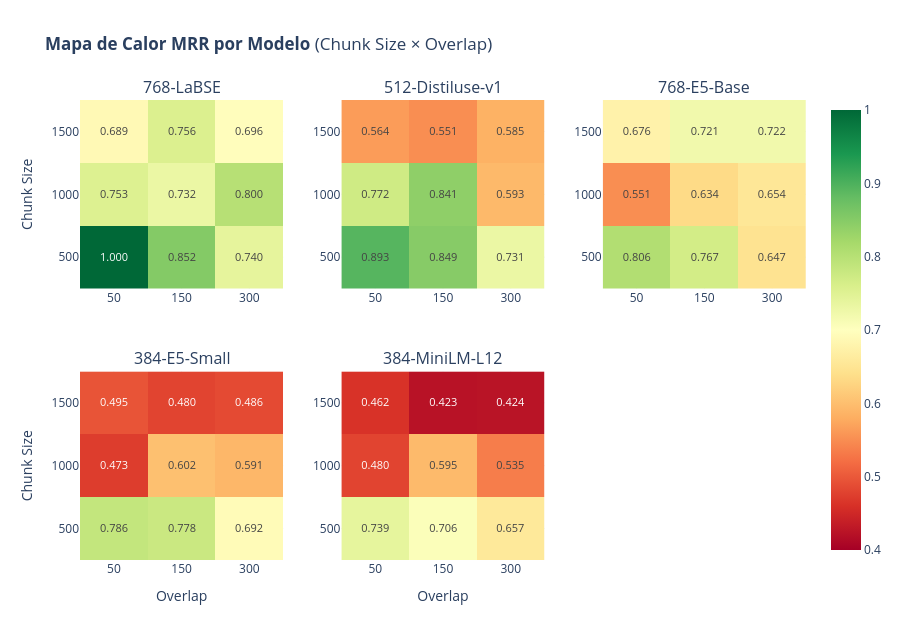

Here is the notebook cell this chart was saved with:
### Code cell
# ── Gráfico 8: Heatmaps individuales por modelo ────────────────────────────
from plotly.subplots import make_subplots

fig = make_subplots(
    rows=2, cols=3,
    subplot_titles=[m.replace('Mul-', '') for m in ORDER] + [''],
    vertical_spacing=0.18,
    horizontal_spacing=0.08
)

for idx, modelo in enumerate(ORDER):
    r = idx // 3 + 1
    c = idx % 3 + 1
    sub = df_c[df_c['Modelo'] == modelo]
    piv = sub.pivot_table(values='MRR', index='Chunk Size', columns='Overlap', aggfunc='mean')
    
    heatmap = go.Heatmap(
        z=piv.values,
        x=[str(v) for v in piv.columns],
        y=[str(v) for v in piv.index],
        colorscale='RdYlGn',
        zmin=0.4, zmax=1.0,
        showscale=(idx == 4),
        text=[[f'{v:.3f}' for v in row] for row in piv.values],
        texttemplate='%{text}',
        textfont=dict(size=11),
    )
    fig.add_trace(heatmap, row=r, col=c)
    fig.update_xaxes(title_text='Overlap' if r == 2 else '', row=r, col=c)
    fig.update_yaxes(title_text='Chunk Size' if c == 1 else '', row=r, col=c)

fig.update_layout(
    title='<b>Mapa de Calor MRR por Modelo</b> (Chunk Size × Overlap)',
    height=640
)
fig.show()

### Figure 1 — Plotly figure (JSON) as saved in the notebook; plotly's stock layout.template omitted (floating-point values rounded to 4 significant figures)
{"data": [{"colorscale": [[0, "rgb(165,0,38)"], [0.1, "rgb(215,48,39)"], [0.2, "rgb(244,109,67)"], [0.3, "rgb(253,174,97)"], [0.4, "rgb(254,224,139)"], [0.5, "rgb(255,255,191)"], [0.6, "rgb(217,239,139)"], [0.7, "rgb(166,217,106)"], [0.8, "rgb(102,189,99)"], [0.9, "rgb(26,152,80)"], [1, "rgb(0,104,55)"]], "showscale": false, "text": [["1.000", "0.852", "0.740"], ["0.753", "0.732", "0.800"], ["0.689", "0.756", "0.696"]], "textfont": {"size": 11}, "texttemplate": "%{text}", "type": "heatmap", "x": ["50", "150", "300"], "xaxis": "x", "y": ["500", "1000", "1500"], "yaxis": "y", "z": [[1.0, 0.8519, 0.74], [0.7533, 0.7315, 0.8], [0.6889, 0.7556, 0.6961]], "zmax": 1, "zmin": 0.4}, {"colorscale": [[0, "rgb(165,0,38)"], [0.1, "rgb(215,48,39)"], [0.2, "rgb(244,109,67)"], [0.3, "rgb(253,174,97)"], [0.4, "rgb(254,224,139)"], [0.5, "rgb(255,255,191)"], [0.6, "rgb(217,239,139)"], [0.7, "rgb(166,217,106)"], [0.8, "rgb(102,189,99)"], [0.9, "rgb(26,152,80)"], [1, "rgb(0,104,55)"]], "showscale": false, "text": [["0.893", "0.849", "0.731"], ["0.772", "0.841", "0.593"], ["0.564", "0.551", "0.585"]], "textfont": {"size": 11}, "texttemplate": "%{text}", "type": "heatmap", "x": ["50", "150", "300"], "xaxis": "x2", "y": ["500", "1000", "1500"], "yaxis": "y2", "z": [[0.8929, 0.8492, 0.731], [0.772, 0.8413, 0.5933], [0.5638, 0.5509, 0.5845]], "zmax": 1, "zmin": 0.4}, {"colorscale": [[0, "rgb(165,0,38)"], [0.1, "rgb(215,48,39)"], [0.2, "rgb(244,109,67)"], [0.3, "rgb(253,174,97)"], [0.4, "rgb(254,224,139)"], [0.5, "rgb(255,255,191)"], [0.6, "rgb(217,239,139)"], [0.7, "rgb(166,217,106)"], [0.8, "rgb(102,189,99)"], [0.9, "rgb(26,152,80)"], [1, "rgb(0,104,55)"]], "showscale": false, "text": [["0.806", "0.767", "0.647"], ["0.551", "0.634", "0.654"], ["0.676", "0.721", "0.722"]], "textfont": {"size": 11}, "texttemplate": "%{text}", "type": "heatmap", "x": ["50", "150", "300"], "xaxis": "x3", "y": ["500", "1000", "1500"], "yaxis": "y3", "z": [[0.8061, 0.7667, 0.6467], [0.5507, 0.6343, 0.6543], [0.6756, 0.7214, 0.7217]], "zmax": 1, "zmin": 0.4}, {"colorscale": [[0, "rgb(165,0,38)"], [0.1, "rgb(215,48,39)"], [0.2, "rgb(244,109,67)"], [0.3, "rgb(253,174,97)"], [0.4, "rgb(254,224,139)"], [0.5, "rgb(255,255,191)"], [0.6, "rgb(217,239,139)"], [0.7, "rgb(166,217,106)"], [0.8, "rgb(102,189,99)"], [0.9, "rgb(26,152,80)"], [1, "rgb(0,104,55)"]], "showscale": false, "text": [["0.786", "0.778", "0.692"], ["0.473", "0.602", "0.591"], ["0.495", "0.480", "0.486"]], "textfont": {"size": 11}, "texttemplate": "%{text}", "type": "heatmap", "x": ["50", "150", "300"], "xaxis": "x4", "y": ["500", "1000", "1500"], "yaxis": "y4", "z": [[0.7857, 0.7778, 0.6917], [0.473, 0.6019, 0.5914], [0.495, 0.4798, 0.4859]], "zmax": 1, "zmin": 0.4}, {"colorscale": [[0, "rgb(165,0,38)"], [0.1, "rgb(215,48,39)"], [0.2, "rgb(244,109,67)"], [0.3, "rgb(253,174,97)"], [0.4, "rgb(254,224,139)"], [0.5, "rgb(255,255,191)"], [0.6, "rgb(217,239,139)"], [0.7, "rgb(166,217,106)"], [0.8, "rgb(102,189,99)"], [0.9, "rgb(26,152,80)"], [1, "rgb(0,104,55)"]], "showscale": true, "text": [["0.739", "0.706", "0.657"], ["0.480", "0.595", "0.535"], ["0.462", "0.423", "0.424"]], "textfont": {"size": 11}, "texttemplate": "%{text}", "type": "heatmap", "x": ["50", "150", "300"], "xaxis": "x5", "y": ["500", "1000", "1500"], "yaxis": "y5", "z": [[0.7388, 0.7056, 0.657], [0.4797, 0.5949, 0.5351], [0.4624, 0.423, 0.4245]], "zmax": 1, "zmin": 0.4}], "layout": {"annotations": [{"font": {"size": 16}, "showarrow": false, "text": "768-LaBSE", "x": 0.14, "xanchor": "center", "xref": "paper", "y": 1, "yanchor": "bottom", "yref": "paper"}, {"font": {"size": 16}, "showarrow": false, "text": "512-Distiluse-v1", "x": 0.5, "xanchor": "center", "xref": "paper", "y": 1, "yanchor": "bottom", "yref": "paper"}, {"font": {"size": 16}, "showarrow": false, "text": "768-E5-Base", "x": 0.86, "xanchor": "center", "xref": "paper", "y": 1, "yanchor": "bottom", "yref": "paper"}, {"font": {"size": 16}, "showarrow": false, "text": "384-E5-Small", "x": 0.14, "xanchor": "center", "xref": "paper", "y": 0.41, "yanchor": "bottom", "yref": "paper"}, {"font": {"size": 16}, "showarrow": false, "text": "384-MiniLM-L12", "x": 0.5, "xanchor": "center", "xref": "paper", "y": 0.41, "yanchor": "bottom", "yref": "paper"}], "height": 640, "title": {"text": "<b>Mapa de Calor MRR por Modelo</b> (Chunk Size × Overlap)"}, "xaxis": {"anchor": "y", "domain": [0, 0.28], "title": {"text": ""}}, "xaxis2": {"anchor": "y2", "domain": [0.36, 0.64], "title": {"text": ""}}, "xaxis3": {"anchor": "y3", "domain": [0.72, 1], "title": {"text": ""}}, "xaxis4": {"anchor": "y4", "domain": [0, 0.28], "title": {"text": "Overlap"}}, "xaxis5": {"anchor": "y5", "domain": [0.36, 0.64], "title": {"text": "Overlap"}}, "xaxis6": {"anchor": "y6", "domain": [0.72, 1]}, "yaxis": {"anchor": "x", "domain": [0.59, 1], "title": {"text": "Chunk Size"}}, "yaxis2": {"anchor": "x2", "domain": [0.59, 1], "title": {"text": ""}}, "yaxis3": {"anchor": "x3", "domain": [0.59, 1], "title": {"text": ""}}, "yaxis4": {"anchor": "x4", "domain": [0, 0.41], "title": {"text": "Chunk Size"}}, "yaxis5": {"anchor": "x5", "domain": [0, 0.41], "title": {"text": ""}}, "yaxis6": {"anchor": "x6", "domain": [0, 0.41]}}}
